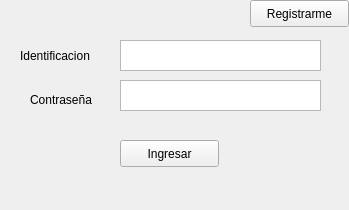
<?xml version="1.0" encoding="UTF-8"?>
<ui version="4.0">
 <class>login</class>
 <widget class="QMainWindow" name="login">
  <property name="geometry">
   <rect>
    <x>0</x>
    <y>0</y>
    <width>349</width>
    <height>210</height>
   </rect>
  </property>
  <property name="windowTitle">
   <string>Login</string>
  </property>
  <property name="windowIcon">
   <iconset>
    <normaloff>icono.png</normaloff>icono.png</iconset>
  </property>
  <widget class="QWidget" name="centralwidget">
   <widget class="QPushButton" name="btn_ing">
    <property name="geometry">
     <rect>
      <x>120</x>
      <y>140</y>
      <width>99</width>
      <height>27</height>
     </rect>
    </property>
    <property name="text">
     <string>Ingresar</string>
    </property>
   </widget>
   <widget class="QPushButton" name="btn_reg">
    <property name="geometry">
     <rect>
      <x>250</x>
      <y>0</y>
      <width>99</width>
      <height>27</height>
     </rect>
    </property>
    <property name="text">
     <string>Registrarme</string>
    </property>
   </widget>
   <widget class="QLabel" name="labelID">
    <property name="geometry">
     <rect>
      <x>20</x>
      <y>40</y>
      <width>101</width>
      <height>31</height>
     </rect>
    </property>
    <property name="text">
     <string>Identificacion</string>
    </property>
   </widget>
   <widget class="QLabel" name="label_2">
    <property name="geometry">
     <rect>
      <x>30</x>
      <y>90</y>
      <width>81</width>
      <height>20</height>
     </rect>
    </property>
    <property name="text">
     <string>Contraseña</string>
    </property>
   </widget>
   <widget class="QTextEdit" name="txt_id">
    <property name="geometry">
     <rect>
      <x>120</x>
      <y>40</y>
      <width>201</width>
      <height>31</height>
     </rect>
    </property>
   </widget>
   <widget class="QTextEdit" name="txt_pass">
    <property name="geometry">
     <rect>
      <x>120</x>
      <y>80</y>
      <width>201</width>
      <height>31</height>
     </rect>
    </property>
   </widget>
  </widget>
  <widget class="QMenuBar" name="menubar">
   <property name="geometry">
    <rect>
     <x>0</x>
     <y>0</y>
     <width>349</width>
     <height>21</height>
    </rect>
   </property>
  </widget>
 </widget>
 <resources/>
 <connections/>
</ui>
